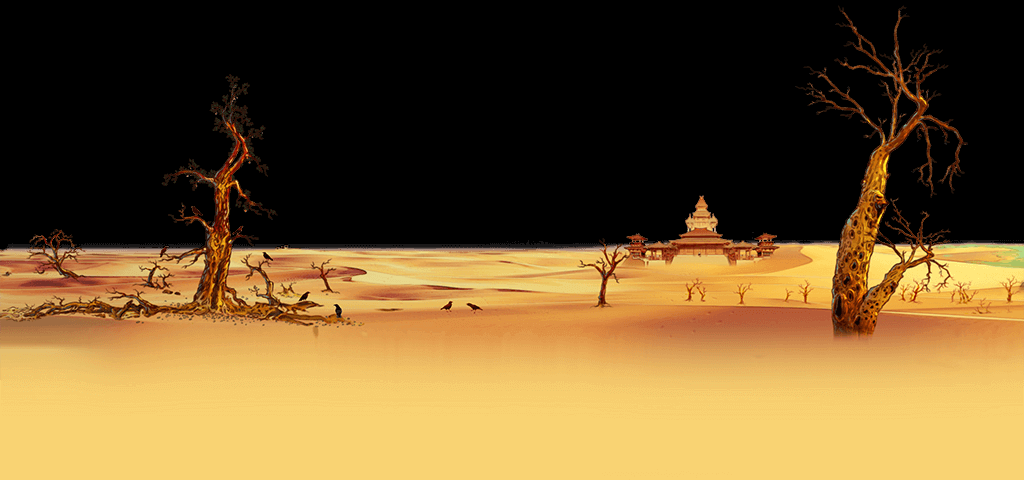

A level layout from a 2D game, rendered from its tile map. Below: a short description, then the map file with tile-grid data replaced by summaries:
An orthogonal 32x15 tile map with 32x32 px tiles, 1 tile layer (mid1).

<map version="1.0" orientation="orthogonal" renderorder="right-down" width="32" height="15" tilewidth="32" tileheight="32">
 <tileset firstgid="1" name="damo_mid1" tilewidth="32" tileheight="32">
  <image source="damo/damo_mid1.png" width="1024" height="500" />
 </tileset>
 <layer name="mid1" width="32" height="15">
  <data>[480 cells, 480 non-empty, 480 distinct tile ids]</data>
 </layer>
</map>
